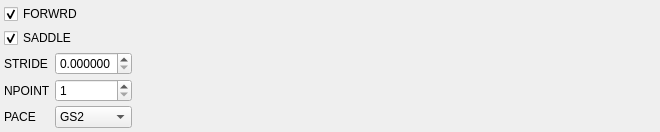
     <widget class="QWidget" name="IRCTab">
      <attribute name="title">
       <string>$IRC</string>
      </attribute>
      <layout class="QHBoxLayout" name="horizontalLayout_9">
       <property name="spacing">
        <number>4</number>
       </property>
       <property name="leftMargin">
        <number>4</number>
       </property>
       <property name="topMargin">
        <number>4</number>
       </property>
       <property name="rightMargin">
        <number>4</number>
       </property>
       <property name="bottomMargin">
        <number>4</number>
       </property>
       <item>
        <layout class="QFormLayout" name="formLayout_10">
         <item row="0" column="0" colspan="2">
          <widget class="QCheckBox" name="IRCFORWRDCheck">
           <property name="text">
            <string>FORWRD</string>
           </property>
           <property name="checked">
            <bool>true</bool>
           </property>
          </widget>
         </item>
         <item row="1" column="0" colspan="2">
          <widget class="QCheckBox" name="IRCSADDLECheck">
           <property name="text">
            <string>SADDLE</string>
           </property>
           <property name="checked">
            <bool>true</bool>
           </property>
          </widget>
         </item>
         <item row="2" column="0">
          <widget class="QLabel" name="label_43">
           <property name="sizePolicy">
            <sizepolicy hsizetype="Minimum" vsizetype="Preferred">
             <horstretch>0</horstretch>
             <verstretch>0</verstretch>
            </sizepolicy>
           </property>
           <property name="text">
            <string>STRIDE</string>
           </property>
          </widget>
         </item>
         <item row="2" column="1">
          <widget class="QDoubleSpinBox" name="IRCSTRIDESpin">
           <property name="decimals">
            <number>6</number>
           </property>
           <property name="maximum">
            <double>1.000000000000000</double>
           </property>
           <property name="singleStep">
            <double>0.000100000000000</double>
           </property>
          </widget>
         </item>
         <item row="3" column="0">
          <widget class="QLabel" name="label_44">
           <property name="sizePolicy">
            <sizepolicy hsizetype="Minimum" vsizetype="Preferred">
             <horstretch>0</horstretch>
             <verstretch>0</verstretch>
            </sizepolicy>
           </property>
           <property name="text">
            <string>NPOINT</string>
           </property>
          </widget>
         </item>
         <item row="3" column="1">
          <widget class="QSpinBox" name="IRCNPOINTSpin">
           <property name="minimum">
            <number>1</number>
           </property>
           <property name="maximum">
            <number>100000</number>
           </property>
           <property name="value">
            <number>1</number>
           </property>
          </widget>
         </item>
         <item row="4" column="0">
          <widget class="QLabel" name="label_45">
           <property name="sizePolicy">
            <sizepolicy hsizetype="Minimum" vsizetype="Preferred">
             <horstretch>0</horstretch>
             <verstretch>0</verstretch>
            </sizepolicy>
           </property>
           <property name="text">
            <string>PACE</string>
           </property>
          </widget>
         </item>
         <item row="4" column="1">
          <widget class="QComboBox" name="IRCPACECombo">
           <property name="currentIndex">
            <number>0</number>
           </property>
           <item>
            <property name="text">
             <string>GS2</string>
            </property>
           </item>
           <item>
            <property name="text">
             <string>LINEAR</string>
            </property>
           </item>
           <item>
            <property name="text">
             <string>QUAD</string>
            </property>
           </item>
           <item>
            <property name="text">
             <string>AMPC4</string>
            </property>
           </item>
           <item>
            <property name="text">
             <string>RK4</string>
            </property>
           </item>
          </widget>
         </item>
        </layout>
       </item>
       <item>
        <spacer name="horizontalSpacer_7">
         <property name="orientation">
          <enum>Qt::Horizontal</enum>
         </property>
         <property name="sizeHint" stdset="0">
          <size>
           <width>524</width>
           <height>20</height>
          </size>
         </property>
        </spacer>
       </item>
      </layout>
     </widget>
